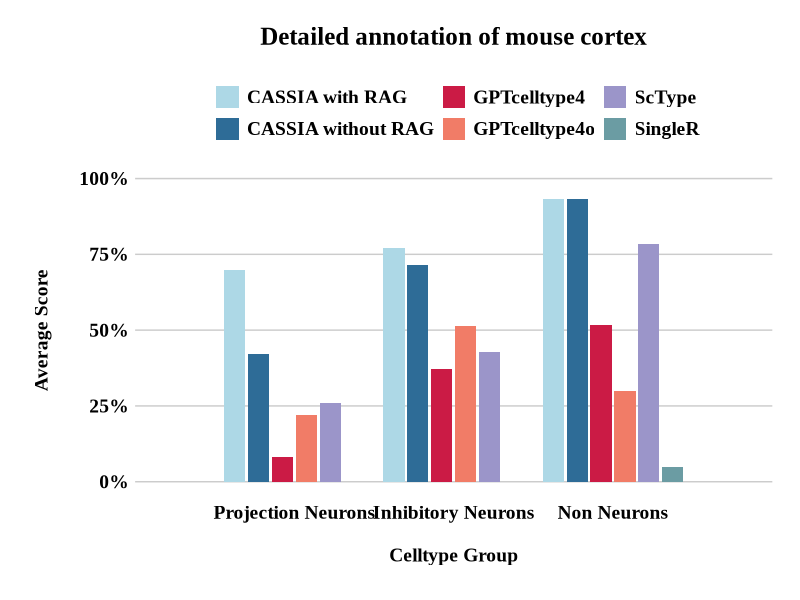
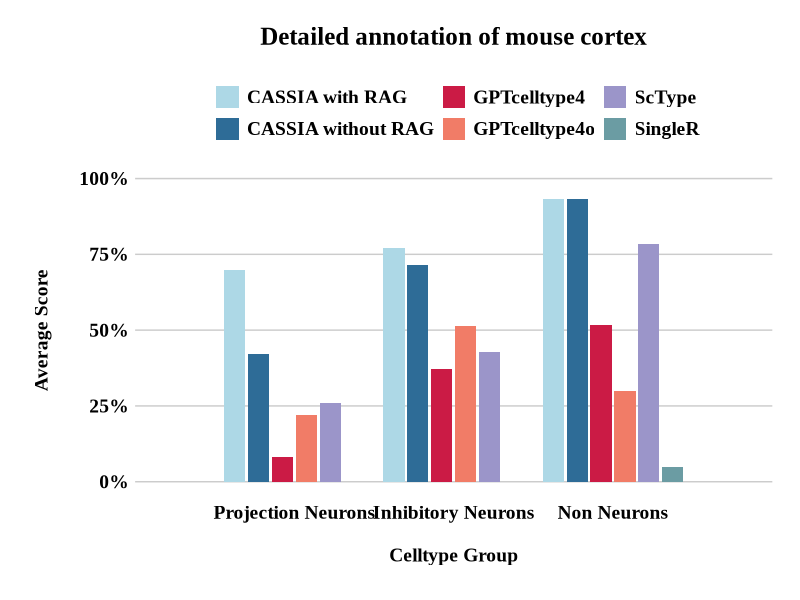
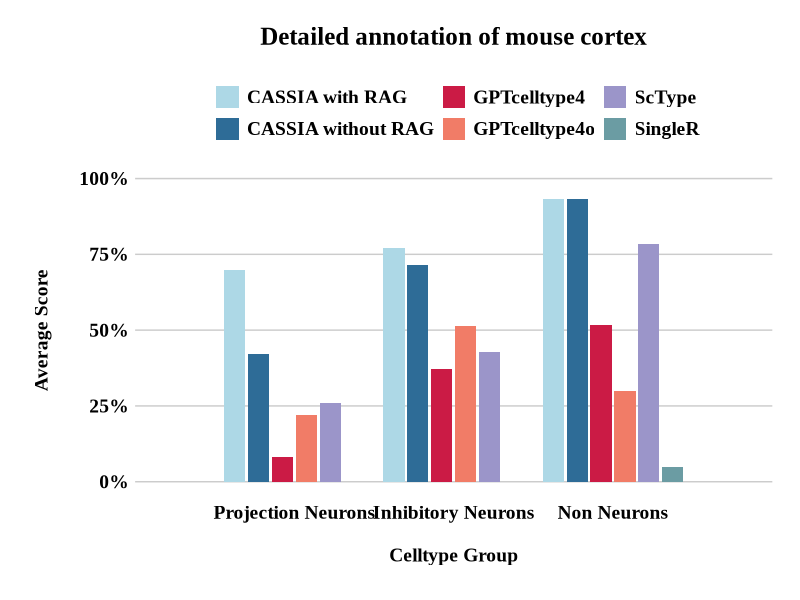
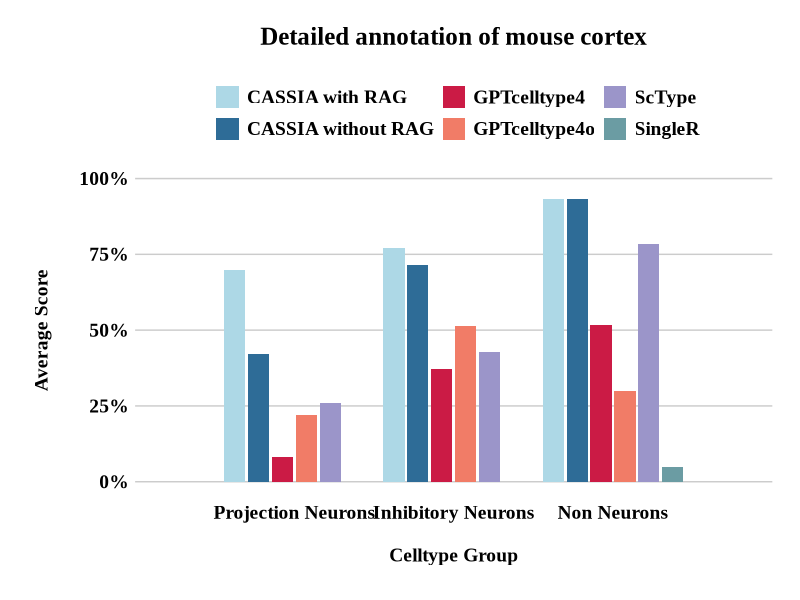

Source code (R) for these figures, in order: (Note: this script raises an error after producing the figures.)
# ==============================================================================
# Figure: Mouse Cortex Detailed Annotation with RAG Comparison
# Publication-ready R code for generating grouped bar plot
# ==============================================================================

# Load required libraries
library(ggplot2)

# ==============================================================================
# 1. DATA PREPARATION
# ==============================================================================

# Create data based on updated scores
data <- data.frame(
  CellType = rep(c("Projection Neurons", "Inhibitory Neurons", "Non Neurons"), 6),
  Method = c(
    rep("CASSIA with RAG", 3),
    rep("CASSIA without RAG", 3),
    rep("ScType", 3),
    rep("GPTcelltype4o", 3),
    rep("GPTcelltype4", 3),
    rep("SingleR", 3)
  ),
  Value = c(
    # CASSIA with RAG
    7, 7.71, 9.33,
    # CASSIA without RAG
    4.2, 7.14, 9.33, 
    # ScType
    2.6, 4.29, 7.83, 
    # GPTcelltype4o
    2.2, 5.14, 3, 
    # GPTcelltype4
    0.8, 3.71, 5.17,
    # SingleR
    0.0, 0.0, 0.5
  )
)

# Set factor levels
data$CellType <- factor(data$CellType, levels = c("Projection Neurons", "Inhibitory Neurons", "Non Neurons"))
data$Method <- factor(data$Method, levels = c("CASSIA with RAG", "CASSIA without RAG", "GPTcelltype4", "GPTcelltype4o", "ScType", "SingleR"))

# Convert score to percentage
data$Value <- data$Value * 10

# ==============================================================================
# 2. PLOT GENERATION
# ==============================================================================

p <- ggplot(data, aes(x = CellType, y = Value, fill = Method)) +
  geom_bar(stat = "identity", position = position_dodge(width = 0.9), width = 0.8) +
  theme_minimal() +
  scale_fill_manual(values = c(
    "CASSIA with RAG" = "lightblue",
    "CASSIA without RAG" = "#2E6C97",
    "ScType" = "#9B95C9",
    "GPTcelltype4o" = "#F17C67",
    "GPTcelltype4" = "#CB1B45",
    "SingleR" = "#6B9CA3"
  )) +
  scale_y_continuous(
    limits = c(0, 100),
    breaks = seq(0, 100, 25),
    labels = function(x) paste0(x, "%")
  ) +
  scale_x_discrete(expand = expansion(add = 1)) +
  labs(
    title = "Detailed annotation of mouse cortex",
    x = "Celltype Group",
    y = "Average Score",
    fill = ""
  ) +
  theme(
    text = element_text(color = "black"),
    axis.text.x = element_text(
      angle = 0, hjust = 0.5, vjust = 0.5,
      face = "bold", size = 14, family = "Times New Roman", color = "black"
    ),
    axis.text.y = element_text(
      face = "bold", size = 14, family = "Times New Roman", color = "black"
    ),
    axis.title.x = element_text(
      face = "bold", size = 14, family = "Times New Roman",
      margin = margin(t = 20, b = 5)
    ),
    axis.title.y = element_text(
      face = "bold", size = 14, family = "Times New Roman",
      margin = margin(r = 20, l = 5)
    ),
    legend.text = element_text(face = "bold", size = 14, family = "Times New Roman"),
    legend.title = element_text(face = "bold", size = 18, family = "Times New Roman"),
    legend.spacing.x = unit(0.5, "cm"),
    legend.position = "top",
    legend.justification = "center",
    legend.box.just = "center",
    plot.title = element_text(
      hjust = 0.5, face = "bold", size = 18,
      family = "Times New Roman", margin = margin(b = 20)
    ),
    panel.grid.major.x = element_blank(),
    panel.grid.minor.x = element_blank(),
    panel.grid.major.y = element_line(color = "gray80"),
    panel.grid.minor.y = element_blank(),
    plot.margin = margin(t = 20, r = 20, b = 20, l = 20)
  )

# Show plot
print(p)

# Save as multiple formats
ggsave("mouse_cortex_rag_comparison.pdf", p, width = 10, height = 6, dpi = 300)
ggsave("mouse_cortex_rag_comparison.jpg", p, width = 10, height = 6, dpi = 600)
ggsave("mouse_cortex_rag_comparison.png", p, width = 10, height = 6, dpi = 300)

# ==============================================================================
# 3. SOURCE DATA EXPORT
# ==============================================================================

# Prepare the source data table
source_mouse_cortex <- data %>%
  mutate(
    Average_Score_Percent = round(Value, 2)
  ) %>%
  select(CellType, Method, Average_Score_Percent) %>%
  arrange(CellType, Method)

# Export to CSV
write.csv(source_mouse_cortex, "SourceData_Fig_MouseCortexAnnotation.csv", row.names = FALSE)

# Optional Excel export
library(openxlsx)

openxlsx::write.xlsx(
  list(
    "MouseCortex_Annotation" = source_mouse_cortex
  ),
  file = "SourceData_Fig_MouseCortexAnnotation.xlsx",
  asTable = TRUE
)

# ==============================================================================
# 4. ADDITIONAL RAG PERFORMANCE COMPARISON DATA
# ==============================================================================

# Create data for broader RAG comparison
rag_comparison_data <- data.frame(
  CellType = rep(c("Cortex", "Cerebellum", "Lung"), 6),
  Method = c(rep("CASSIA with RAG", 3), 
            rep("CASSIA without RAG", 3),
            rep("ScType", 3),
            rep("GPTcelltype4o", 3),
            rep("GPTcelltype4", 3),
            rep("SingleR", 3)),
  Value = c(
    # CASSIA has RAG
    7.17, 7.89, 6.95,
    # CASSIA no RAG
    6.04, 6.61, 6.34, 
    # Sctype
    4.48, 4.39, 4.51, 
    # gpt celltype4o
    2.78, 5.38, 4.51, 
    # gpt celltype4
    1.96, 4.22, 4.76,
    # singleR
    0.0, 0.0, 3.41
  ) * 10  # Convert to percentage
)

# Set factor levels
rag_comparison_data$CellType <- factor(rag_comparison_data$CellType, 
                       levels = c("Cortex", "Cerebellum", "Lung"))
rag_comparison_data$Method <- factor(rag_comparison_data$Method, 
                     levels = c("CASSIA with RAG", "CASSIA without RAG", "GPTcelltype4", 
                              "GPTcelltype4o", "ScType", "SingleR"))

# Export RAG comparison source data
source_cassia_rag <- rag_comparison_data %>%
  mutate(
    Value_Percent = round(Value, 1)
  ) %>%
  select(CellType, Method, Value_Percent) %>%
  arrange(CellType, Method)

# Export to CSV
write.csv(source_cassia_rag, "SourceData_Fig_CASSIA_RAG_Performance.csv", row.names = FALSE)

# Export to Excel
openxlsx::write.xlsx(
  list(
    "CASSIA_RAG_Performance" = source_cassia_rag
  ),
  file = "SourceData_Fig_CASSIA_RAG_Performance.xlsx",
  asTable = TRUE
)

print("Mouse cortex RAG comparison figures generated successfully!")